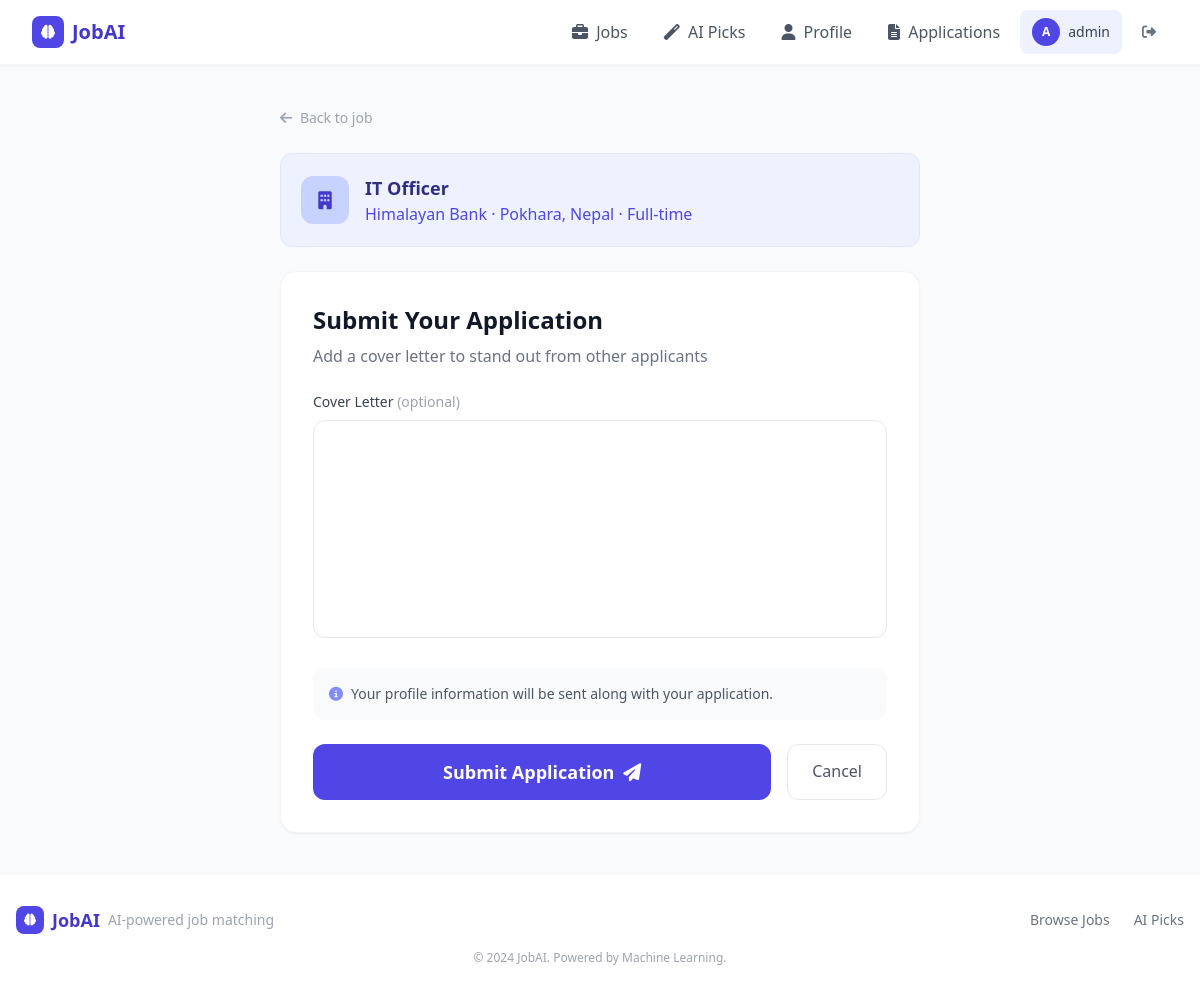
Screenshot of /jobs/48/apply/ (signed in) with the database file from the repository.
### accounts/models.py (models this page shows)
class User(AbstractUser):
    mobile = models.CharField(max_length=255, blank=True)

### jobs/models.py (models this page shows, shortened)
class Job(models.Model):
    JOB_TYPE_CHOICES = [
        ('Full-time', 'Full-time'),
        ('Part-time', 'Part-time'),
        ('Remote', 'Remote'),
        ('Contract', 'Contract'),
        ('Internship', 'Internship'),
    ]
    title = models.CharField(max_length=200)
    company = models.ForeignKey(Company, on_delete=models.CASCADE, null=True, blank=True)
    description = models.TextField()
    company_name = models.CharField(max_length=200)
    location = models.CharField(max_length=100)
    salary_range = models.CharField(max_length=50, blank=True)
    job_type = models.CharField(max_length=20, choices=JOB_TYPE_CHOICES, default='Full-time')
    posted_date = models.DateTimeField(auto_now_add=True)
    category = models.ForeignKey(JobCategory, on_delete=models.SET_NULL, null=True, blank=True)
    required_skills = models.ManyToManyField(Skill, blank=True)
    required_experience = models.IntegerField(default=0)
    status = models.CharField(max_length=20, choices=[('Open', 'Open'), ('Closed', 'Closed')], default='Open')
    class Meta:
        ordering = ['-posted_date']

### jobs/views.py (the view, shortened to what this page needs)
# urls.py: path('<int:job_id>/apply/', views.apply_job, name='apply_job'),
@login_required
def apply_job(request, job_id):
    job = get_object_or_404(Job, pk=job_id, status='Open')
    if JobApplication.objects.filter(job=job, applicant=request.user).exists():
        messages.warning(request, 'You have already applied for this job.')
        return redirect('job_detail', job_id=job_id)
    return render(request, 'jobs/apply.html', {'job': job})

### templates/jobs/apply.html (shortened to what this page needs)
{% extends 'base.html' %}
{% block content %}
<div class="max-w-2xl mx-auto px-4 py-10">
    <div class="mb-6">
        <a href="{% url 'job_detail' job.id %}" class="text-gray-400 hover:text-indigo-600 text-sm"><i class="fas fa-arrow-left mr-1"></i> Back to job</a>
    </div>
    <div class="bg-indigo-50 border border-indigo-100 rounded-xl p-5 mb-6 flex items-center space-x-4">
        <div class="w-12 h-12 bg-indigo-200 rounded-xl flex items-center justify-center flex-shrink-0">
            <i class="fas fa-building text-indigo-700 text-lg"></i>
        </div>
        <div>
            <h2 class="font-bold text-indigo-900 text-lg">{{ job.title }}</h2>
            <p class="text-indigo-600">{{ job.company_name }} · {{ job.location }} · {{ job.job_type }}</p>
        </div>
    </div>
    <div class="bg-white rounded-2xl shadow-sm border border-gray-100 p-8">
        <h1 class="text-2xl font-bold text-gray-900 mb-2">Submit Your Application</h1>
        <p class="text-gray-500 mb-6">Add a cover letter to stand out from other applicants</p>
        <form method="post">
            <div class="mb-6">
                <label class="block text-sm font-medium text-gray-700 mb-2">
                    Cover Letter <span class="text-gray-400">(optional)</span>
                </label>
                <textarea name="cover_letter" rows="8" placeholder="Tell the employer why you're a great fit for this role. Highlight your relevant skills and experience..."
                    class="w-full px-4 py-3 border border-gray-200 rounded-xl focus:outline-none focus:ring-2 focus:ring-indigo-500 text-gray-700 resize-none">
                </textarea>
            </div>
            <div class="bg-gray-50 rounded-xl p-4 mb-6">
                <p class="text-sm text-gray-600"><i class="fas fa-info-circle text-indigo-400 mr-2"></i>Your profile information will be sent along with your application.</p>
            </div>
            <div class="flex gap-4">
                <button type="submit" class="flex-1 py-3.5 bg-indigo-600 text-white font-bold rounded-xl hover:bg-indigo-700 transition text-lg">
                    Submit Application <i class="fas fa-paper-plane ml-1"></i>
                </button>
                <a href="{% url 'job_detail' job.id %}" class="px-6 py-3.5 border border-gray-200 text-gray-600 rounded-xl hover:bg-gray-50 transition font-medium">
                    Cancel
                </a>
            </div>
        </form>
    </div>
</div>
{% endblock %}

### templates/base.html (shortened to what this page needs)
<!DOCTYPE html>
<html lang="en">
<head>
    <script src="https://cdn.tailwindcss.com"></script>
    <link rel="stylesheet" href="https://cdnjs.cloudflare.com/ajax/libs/font-awesome/6.4.0/css/all.min.css">
</head>
<body class="bg-gray-50 min-h-screen flex flex-col">
<nav class="bg-white shadow-sm border-b border-gray-100 sticky top-0 z-50">
    <div class="max-w-7xl mx-auto px-4 sm:px-6 lg:px-8">
        <div class="flex justify-between h-16 items-center">
            <a href="{% url 'home' %}" class="flex items-center space-x-2">
                <div class="w-8 h-8 bg-indigo-600 rounded-lg flex items-center justify-center">
                    <i class="fas fa-brain text-white text-sm"></i>
                </div>
                <span class="text-xl font-bold text-indigo-700">JobAI</span>
            </a>
            <div class="hidden md:flex items-center space-x-1">
                <a href="{% url 'job_list' %}" class="px-4 py-2 text-gray-600 hover:text-indigo-600 hover:bg-indigo-50 rounded-lg font-medium transition">
                    <i class="fas fa-briefcase mr-1"></i> Jobs
                </a>
                {% if user.is_authenticated %}
                <a href="{% url 'recommendations' %}" class="px-4 py-2 text-gray-600 hover:text-indigo-600 hover:bg-indigo-50 rounded-lg font-medium transition">
                    <i class="fas fa-magic mr-1"></i> AI Picks
                </a>
                <a href="{% url 'profile_view' %}" class="px-4 py-2 text-gray-600 hover:text-indigo-600 hover:bg-indigo-50 rounded-lg font-medium transition">
                    <i class="fas fa-user mr-1"></i> Profile
                </a>
                <a href="{% url 'my_applications' %}" class="px-4 py-2 text-gray-600 hover:text-indigo-600 hover:bg-indigo-50 rounded-lg font-medium transition">
                    <i class="fas fa-file-alt mr-1"></i> Applications
                </a>
                <div class="relative ml-2 flex items-center space-x-2">
                    <a href="{% url 'dashboard' %}" class="flex items-center space-x-2 px-3 py-2 bg-indigo-50 rounded-lg hover:bg-indigo-100 transition">
                        <div class="w-7 h-7 bg-indigo-600 rounded-full flex items-center justify-center">
                            <span class="text-white text-xs font-bold">{{ user.username|first|upper }}</span>
                        </div>
                        <span class="text-gray-700 font-medium text-sm">{{ user.first_name|default:user.username }}</span>
                    </a>
                    <a href="{% url 'logout' %}" class="px-3 py-2 text-gray-500 hover:text-red-500 transition text-sm">
                        <i class="fas fa-sign-out-alt"></i>
                    </a>
                </div>
                {% else %}
                <a href="{% url 'login' %}" class="px-4 py-2 text-gray-600 hover:text-indigo-600 font-medium transition">Login</a>
                <a href="{% url 'register' %}" class="px-4 py-2 bg-indigo-600 text-white rounded-lg font-medium hover:bg-indigo-700 transition">Get Started</a>
                {% endif %}
            </div>
        </div>
    </div>
</nav>
<main class="flex-1">
    {% block content %}{% endblock %}
</main>
<footer class="bg-white border-t border-gray-100 mt-auto">
    <div class="max-w-7xl mx-auto px-4 py-8">
        <div class="flex flex-col md:flex-row justify-between items-center">
            <div class="flex items-center space-x-2 mb-4 md:mb-0">
                <div class="w-7 h-7 bg-indigo-600 rounded-lg flex items-center justify-center">
                    <i class="fas fa-brain text-white text-xs"></i>
                </div>
                <span class="text-lg font-bold text-indigo-700">JobAI</span>
                <span class="text-gray-400 text-sm ml-2">AI-powered job matching</span>
            </div>
            <div class="flex space-x-6 text-sm text-gray-500">
                <a href="{% url 'job_list' %}" class="hover:text-indigo-600">Browse Jobs</a>
                {% if user.is_authenticated %}
                <a href="{% url 'recommendations' %}" class="hover:text-indigo-600">AI Picks</a>
                {% endif %}
            </div>
        </div>
        <p class="text-center text-gray-400 text-xs mt-4">&copy; 2024 JobAI. Powered by Machine Learning.</p>
    </div>
</footer>
</body>
</html>

### rows the page displays
User: username|first "A", first_name "admin"
Job: title "IT Officer", company_name "Himalayan Bank", location "Pokhara, Nepal", job_type "Full-time"
